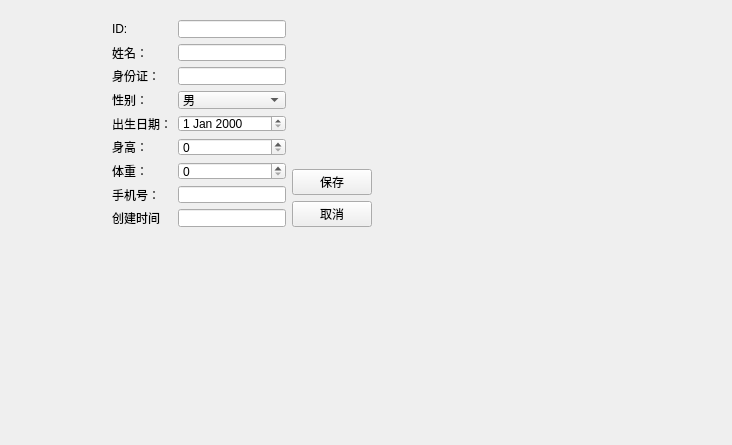
<?xml version="1.0" encoding="UTF-8"?>
<ui version="4.0">
 <class>PatientEditView</class>
 <widget class="QWidget" name="PatientEditView">
  <property name="geometry">
   <rect>
    <x>0</x>
    <y>0</y>
    <width>732</width>
    <height>445</height>
   </rect>
  </property>
  <property name="windowTitle">
   <string>患者编辑</string>
  </property>
  <widget class="QWidget" name="">
   <property name="geometry">
    <rect>
     <x>51</x>
     <y>20</y>
     <width>381</width>
     <height>207</height>
    </rect>
   </property>
   <layout class="QHBoxLayout" name="horizontalLayout">
    <item>
     <spacer name="horizontalSpacer">
      <property name="orientation">
       <enum>Qt::Orientation::Horizontal</enum>
      </property>
      <property name="sizeHint" stdset="0">
       <size>
        <width>40</width>
        <height>20</height>
       </size>
      </property>
     </spacer>
    </item>
    <item>
     <layout class="QFormLayout" name="formLayout">
      <item row="0" column="0">
       <widget class="QLabel" name="label">
        <property name="text">
         <string>ID:</string>
        </property>
       </widget>
      </item>
      <item row="1" column="0">
       <widget class="QLabel" name="label_2">
        <property name="text">
         <string>姓名：</string>
        </property>
       </widget>
      </item>
      <item row="0" column="1">
       <widget class="QLineEdit" name="dbEditID"/>
      </item>
      <item row="1" column="1">
       <widget class="QLineEdit" name="dbEditName"/>
      </item>
      <item row="2" column="0">
       <widget class="QLabel" name="label_3">
        <property name="text">
         <string>身份证：</string>
        </property>
       </widget>
      </item>
      <item row="2" column="1">
       <widget class="QLineEdit" name="dbEditIDCard"/>
      </item>
      <item row="3" column="0">
       <widget class="QLabel" name="label_4">
        <property name="text">
         <string>性别：</string>
        </property>
       </widget>
      </item>
      <item row="3" column="1">
       <widget class="QComboBox" name="dbComboSex">
        <item>
         <property name="text">
          <string>男</string>
         </property>
        </item>
        <item>
         <property name="text">
          <string>女</string>
         </property>
        </item>
       </widget>
      </item>
      <item row="4" column="0">
       <widget class="QLabel" name="label_5">
        <property name="text">
         <string>出生日期：</string>
        </property>
       </widget>
      </item>
      <item row="4" column="1">
       <widget class="QDateEdit" name="dbDateEditDOB"/>
      </item>
      <item row="5" column="0">
       <widget class="QLabel" name="label_6">
        <property name="text">
         <string>身高：</string>
        </property>
       </widget>
      </item>
      <item row="5" column="1">
       <widget class="QSpinBox" name="dbSpinHeigh"/>
      </item>
      <item row="6" column="0">
       <widget class="QLabel" name="label_7">
        <property name="text">
         <string>体重：</string>
        </property>
       </widget>
      </item>
      <item row="6" column="1">
       <widget class="QSpinBox" name="dbSpinWeigh"/>
      </item>
      <item row="7" column="0">
       <widget class="QLabel" name="label_8">
        <property name="text">
         <string>手机号：</string>
        </property>
       </widget>
      </item>
      <item row="7" column="1">
       <widget class="QLineEdit" name="dbEditMobile"/>
      </item>
      <item row="8" column="0">
       <widget class="QLabel" name="label_9">
        <property name="text">
         <string>创建时间</string>
        </property>
       </widget>
      </item>
      <item row="8" column="1">
       <widget class="QLineEdit" name="dbCreatedTimeStamp"/>
      </item>
     </layout>
    </item>
    <item>
     <layout class="QVBoxLayout" name="verticalLayout">
      <item>
       <spacer name="verticalSpacer">
        <property name="orientation">
         <enum>Qt::Orientation::Vertical</enum>
        </property>
        <property name="sizeHint" stdset="0">
         <size>
          <width>20</width>
          <height>40</height>
         </size>
        </property>
       </spacer>
      </item>
      <item>
       <widget class="QPushButton" name="pushButton">
        <property name="text">
         <string>保存</string>
        </property>
       </widget>
      </item>
      <item>
       <widget class="QPushButton" name="pushButton_2">
        <property name="text">
         <string>取消</string>
        </property>
       </widget>
      </item>
     </layout>
    </item>
    <item>
     <spacer name="horizontalSpacer_2">
      <property name="orientation">
       <enum>Qt::Orientation::Horizontal</enum>
      </property>
      <property name="sizeHint" stdset="0">
       <size>
        <width>40</width>
        <height>20</height>
       </size>
      </property>
     </spacer>
    </item>
   </layout>
  </widget>
 </widget>
 <resources/>
 <connections/>
</ui>
